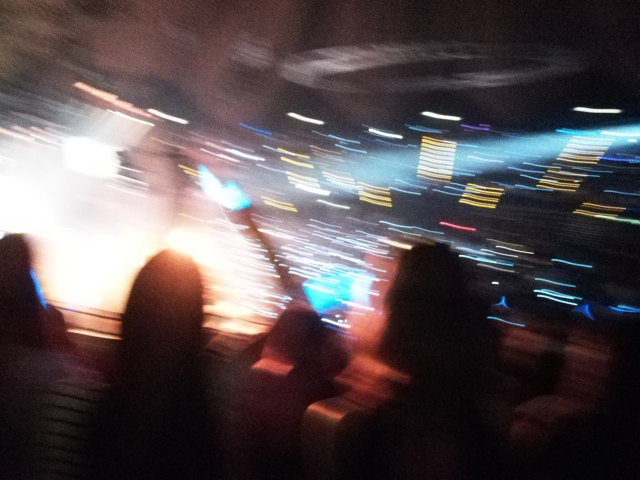
#> input picture original.jpg, 1280 x 960 px (shown at 1/2 size)
$ python blur_detection.py original.jpg   (older library calls are emulated)
#> lines starting #> are read from the running program, lines starting #| are printed output that depends on the picture; after the words box and inside, x2 and y2 are one past the last pixel; in counts of white or black regions, pixels touching at a corner belong together; long printed decimals are rounded
'''
To be used as a real-time tool for determining if camera input is blurry

Created by Erin Tan and Aneesha Kodati as part of the 2020 MCA Mentorship
Program, in collaboration with the Integrative Human Physiology Lab of Rutgers
New Jersey Medical School
'''
import cv2
import numpy
import imutils
import sys
from imutils.video import FPS
from imutils.video import FileVideoStream

THRESHOLD = 300

def variance_of_laplacian(gray_image):
    '''returns bool True if blurry and associated blurriness factor'''

    small = cv2.resize(gray_image, (0, 0), fx=0.5, fy=0.5)
    blur_num = cv2.Laplacian(small, cv2.CV_64F).var()
    isBlurry = False
    if blur_num < THRESHOLD:
        isBlurry = True
    return isBlurry, blur_num

if __name__ == "__main__":
    if(len(sys.argv) > 1):
        PATH = sys.argv[1]
    else:
        PATH = 1 # default webcam

    fvs = FileVideoStream(PATH).start()
    fps = FPS().start()

    while fvs.more():

        frame = fvs.read()
#> frame is the input picture: shape (960, 1280, 3); mean B, G, R 79.6, 77.2, 87.6
        if frame.all() is not None:
            frame = imutils.resize(frame, width=450)
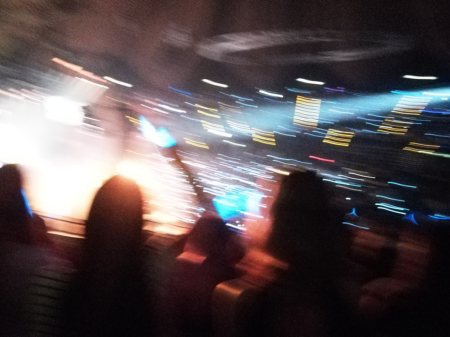
#> frame: shape (337, 450, 3); mean B, G, R 79.6, 77.2, 87.6
            gray_frame = cv2.cvtColor(frame, cv2.COLOR_BGR2GRAY)
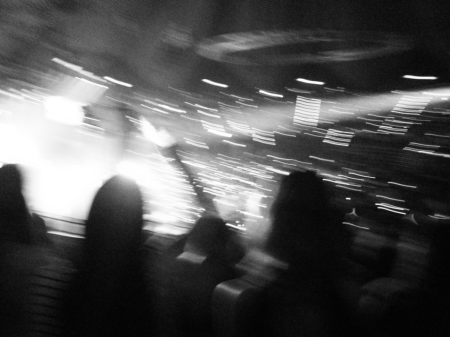
#> gray_frame: shape (337, 450); min 2, max 255, mean 80.6
        # frame = numpy.dstack([frame, frame, frame])
        boolean, blurriness = variance_of_laplacian(gray_frame)
#> in variance_of_laplacian, `small = cv2.resize(gray_image, (0, 0), fx=0.5, fy=0.5)`:
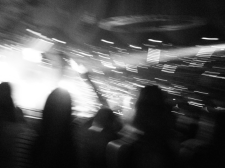
#> small: shape (168, 225); min 3, max 255, mean 81
#> in variance_of_laplacian, `blur_num = cv2.Laplacian(small, cv2.CV_64F).var()`: blur_num = 993.5
#> boolean = False; blurriness = 993.5
        if not boolean:
            TEXT = "SHARP Score: \n"
            cv2.putText(frame, "{}: {:.2f}".format(TEXT, blurriness), (10, 30),
                        cv2.FONT_HERSHEY_SIMPLEX, 0.8, (0, 255, 0), 3)
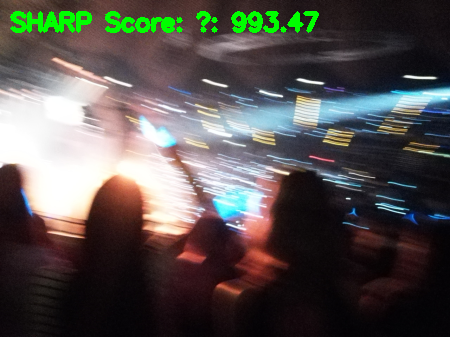
#> frame: shape (337, 450, 3); 2.15% of pixels changed, all inside (x1, y1, x2, y2) = (10, 11, 319, 33)
        else:
            TEXT = "SHARP Score: \n"
            cv2.putText(frame, "{}: {:.2f}".format(TEXT, blurriness), (10, 30),
                        cv2.FONT_HERSHEY_SIMPLEX, 0.8, (0, 0, 255), 3)
        cv2.imshow("Frame", frame)
        print(blurriness)
#| 993.468
        if cv2.waitKey(1) & 0xFF == ord('q'):
#> (key q is pressed here)
            break
        fps.update()

    cv2.destroyAllWindows()
    fvs.stop()

$ run again, on Capture.PNG
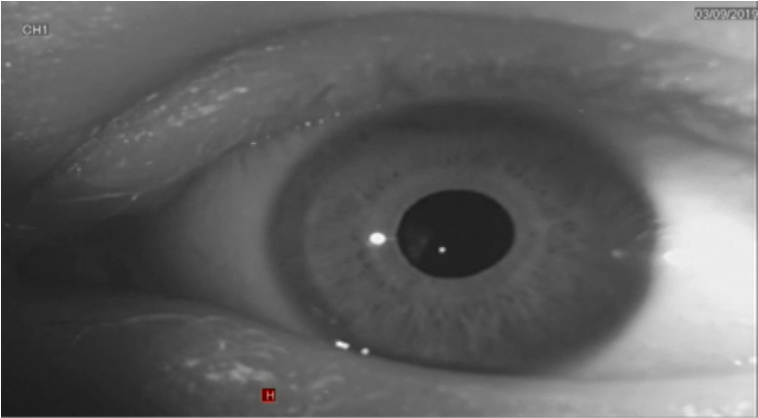
#> input picture Capture.PNG, 758 x 418 px
#> frame is the input picture: shape (418, 758, 3); mean B, G, R 96.8, 96.8, 96.8
#> blur_num = 231.8
#> boolean = True; blurriness = 231.8
#> `cv2.putText(frame, "{}: {:.2f}".format(TEXT, blurriness), (10, 30), cv..`:
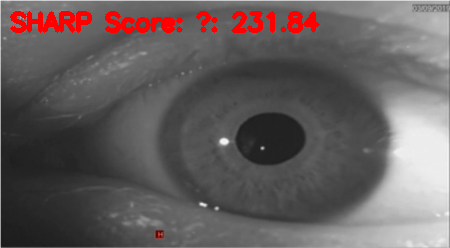
#> frame: shape (248, 450, 3); mean B, G, R 93.9, 93.9, 101.3
#| 231.837
